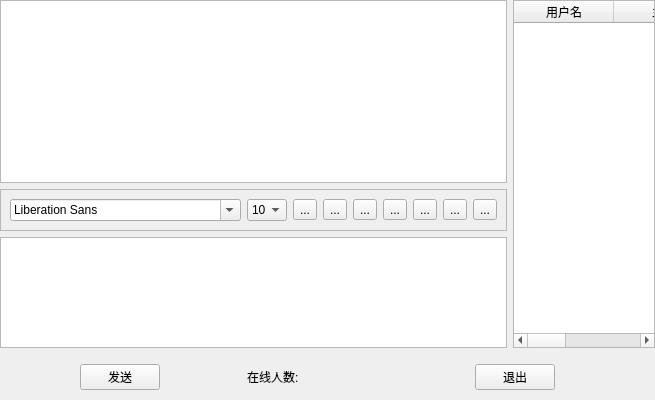
<?xml version="1.0" encoding="UTF-8"?>
<ui version="4.0">
 <class>chat</class>
 <widget class="QWidget" name="chat">
  <property name="geometry">
   <rect>
    <x>0</x>
    <y>0</y>
    <width>655</width>
    <height>400</height>
   </rect>
  </property>
  <property name="windowTitle">
   <string>chat</string>
  </property>
  <layout class="QVBoxLayout" name="verticalLayout_2">
   <property name="leftMargin">
    <number>0</number>
   </property>
   <property name="topMargin">
    <number>0</number>
   </property>
   <property name="rightMargin">
    <number>0</number>
   </property>
   <property name="bottomMargin">
    <number>0</number>
   </property>
   <item>
    <widget class="QWidget" name="widget_3" native="true">
     <layout class="QHBoxLayout" name="horizontalLayout_3">
      <property name="leftMargin">
       <number>0</number>
      </property>
      <property name="topMargin">
       <number>0</number>
      </property>
      <property name="rightMargin">
       <number>0</number>
      </property>
      <property name="bottomMargin">
       <number>0</number>
      </property>
      <item>
       <widget class="QWidget" name="widget_2" native="true">
        <layout class="QVBoxLayout" name="verticalLayout">
         <property name="leftMargin">
          <number>0</number>
         </property>
         <property name="topMargin">
          <number>0</number>
         </property>
         <property name="rightMargin">
          <number>0</number>
         </property>
         <property name="bottomMargin">
          <number>0</number>
         </property>
         <item>
          <widget class="QTextBrowser" name="messageBrower"/>
         </item>
         <item>
          <widget class="QFrame" name="frame">
           <property name="frameShape">
            <enum>QFrame::StyledPanel</enum>
           </property>
           <property name="frameShadow">
            <enum>QFrame::Raised</enum>
           </property>
           <layout class="QHBoxLayout" name="horizontalLayout_2">
            <item>
             <widget class="QFontComboBox" name="fontComboBox"/>
            </item>
            <item>
             <widget class="QComboBox" name="sizeComboBox">
              <property name="minimumSize">
               <size>
                <width>40</width>
                <height>0</height>
               </size>
              </property>
              <item>
               <property name="text">
                <string>10</string>
               </property>
              </item>
              <item>
               <property name="text">
                <string>11</string>
               </property>
              </item>
              <item>
               <property name="text">
                <string>12</string>
               </property>
              </item>
              <item>
               <property name="text">
                <string>13</string>
               </property>
              </item>
              <item>
               <property name="text">
                <string>14</string>
               </property>
              </item>
              <item>
               <property name="text">
                <string>15</string>
               </property>
              </item>
              <item>
               <property name="text">
                <string>16</string>
               </property>
              </item>
              <item>
               <property name="text">
                <string>17</string>
               </property>
              </item>
              <item>
               <property name="text">
                <string>18</string>
               </property>
              </item>
              <item>
               <property name="text">
                <string>19</string>
               </property>
              </item>
              <item>
               <property name="text">
                <string>20</string>
               </property>
              </item>
              <item>
               <property name="text">
                <string>21</string>
               </property>
              </item>
             </widget>
            </item>
            <item>
             <widget class="QToolButton" name="boldToolBtn">
              <property name="toolTip">
               <string>字体</string>
              </property>
              <property name="text">
               <string>...</string>
              </property>
              <property name="icon">
               <iconset resource="pic.qrc">
                <normaloff>:/C:/Users/asus/Pictures/rc/chat/bold.png</normaloff>:/C:/Users/asus/Pictures/rc/chat/bold.png</iconset>
              </property>
              <property name="checkable">
               <bool>true</bool>
              </property>
             </widget>
            </item>
            <item>
             <widget class="QToolButton" name="italicToolBtn">
              <property name="toolTip">
               <string>斜体</string>
              </property>
              <property name="text">
               <string>...</string>
              </property>
              <property name="icon">
               <iconset resource="pic.qrc">
                <normaloff>:/C:/Users/asus/Pictures/rc/chat/leek.png</normaloff>:/C:/Users/asus/Pictures/rc/chat/leek.png</iconset>
              </property>
              <property name="checkable">
               <bool>true</bool>
              </property>
             </widget>
            </item>
            <item>
             <widget class="QToolButton" name="underlineToolBtn">
              <property name="toolTip">
               <string>下划线</string>
              </property>
              <property name="text">
               <string>...</string>
              </property>
              <property name="icon">
               <iconset resource="pic.qrc">
                <normaloff>:/C:/Users/asus/Pictures/rc/chat/xiahuaxian.png</normaloff>:/C:/Users/asus/Pictures/rc/chat/xiahuaxian.png</iconset>
              </property>
              <property name="checkable">
               <bool>true</bool>
              </property>
             </widget>
            </item>
            <item>
             <widget class="QToolButton" name="colorToolBtn">
              <property name="toolTip">
               <string>颜色</string>
              </property>
              <property name="text">
               <string>...</string>
              </property>
              <property name="icon">
               <iconset resource="pic.qrc">
                <normaloff>:/C:/Users/asus/Pictures/rc/chat/about.png</normaloff>:/C:/Users/asus/Pictures/rc/chat/about.png</iconset>
              </property>
             </widget>
            </item>
            <item>
             <widget class="QToolButton" name="saveToolBtn">
              <property name="toolTip">
               <string>发送信息</string>
              </property>
              <property name="text">
               <string>...</string>
              </property>
              <property name="icon">
               <iconset resource="pic.qrc">
                <normaloff>:/C:/Users/asus/Pictures/rc/chat/send.png</normaloff>:/C:/Users/asus/Pictures/rc/chat/send.png</iconset>
              </property>
             </widget>
            </item>
            <item>
             <widget class="QToolButton" name="sendToolBtn">
              <property name="toolTip">
               <string>保存</string>
              </property>
              <property name="text">
               <string>...</string>
              </property>
              <property name="icon">
               <iconset resource="pic.qrc">
                <normaloff>:/C:/Users/asus/Pictures/rc/chat/file.png</normaloff>:/C:/Users/asus/Pictures/rc/chat/file.png</iconset>
              </property>
             </widget>
            </item>
            <item>
             <widget class="QToolButton" name="clearToolBtn">
              <property name="toolTip">
               <string>清理</string>
              </property>
              <property name="text">
               <string>...</string>
              </property>
              <property name="icon">
               <iconset resource="pic.qrc">
                <normaloff>:/C:/Users/asus/Pictures/rc/chat/clear.png</normaloff>:/C:/Users/asus/Pictures/rc/chat/clear.png</iconset>
              </property>
             </widget>
            </item>
           </layout>
          </widget>
         </item>
         <item>
          <widget class="QTextEdit" name="messageTextEdit">
           <property name="maximumSize">
            <size>
             <width>16777215</width>
             <height>120</height>
            </size>
           </property>
          </widget>
         </item>
        </layout>
       </widget>
      </item>
      <item>
       <widget class="QTableWidget" name="userTableWidget">
        <column>
         <property name="text">
          <string>用户名</string>
         </property>
        </column>
        <column>
         <property name="text">
          <string>主机</string>
         </property>
        </column>
        <column>
         <property name="text">
          <string>地址</string>
         </property>
        </column>
       </widget>
      </item>
     </layout>
    </widget>
   </item>
   <item>
    <widget class="QWidget" name="widget" native="true">
     <layout class="QHBoxLayout" name="horizontalLayout">
      <property name="leftMargin">
       <number>0</number>
      </property>
      <property name="topMargin">
       <number>10</number>
      </property>
      <property name="rightMargin">
       <number>0</number>
      </property>
      <property name="bottomMargin">
       <number>10</number>
      </property>
      <item>
       <spacer name="horizontalSpacer_2">
        <property name="orientation">
         <enum>Qt::Horizontal</enum>
        </property>
        <property name="sizeHint" stdset="0">
         <size>
          <width>77</width>
          <height>20</height>
         </size>
        </property>
       </spacer>
      </item>
      <item>
       <widget class="QPushButton" name="sendPushButton">
        <property name="text">
         <string>发送</string>
        </property>
       </widget>
      </item>
      <item>
       <spacer name="horizontalSpacer">
        <property name="orientation">
         <enum>Qt::Horizontal</enum>
        </property>
        <property name="sizeHint" stdset="0">
         <size>
          <width>77</width>
          <height>20</height>
         </size>
        </property>
       </spacer>
      </item>
      <item>
       <widget class="QLabel" name="userNumLabel">
        <property name="text">
         <string>在线人数:                           </string>
        </property>
       </widget>
      </item>
      <item>
       <spacer name="horizontalSpacer_3">
        <property name="orientation">
         <enum>Qt::Horizontal</enum>
        </property>
        <property name="sizeHint" stdset="0">
         <size>
          <width>77</width>
          <height>20</height>
         </size>
        </property>
       </spacer>
      </item>
      <item>
       <widget class="QPushButton" name="exitPushButton">
        <property name="text">
         <string>退出</string>
        </property>
       </widget>
      </item>
      <item>
       <spacer name="horizontalSpacer_4">
        <property name="orientation">
         <enum>Qt::Horizontal</enum>
        </property>
        <property name="sizeHint" stdset="0">
         <size>
          <width>100</width>
          <height>20</height>
         </size>
        </property>
       </spacer>
      </item>
     </layout>
    </widget>
   </item>
  </layout>
 </widget>
 <resources>
  <include location="pic.qrc"/>
 </resources>
 <connections/>
</ui>
